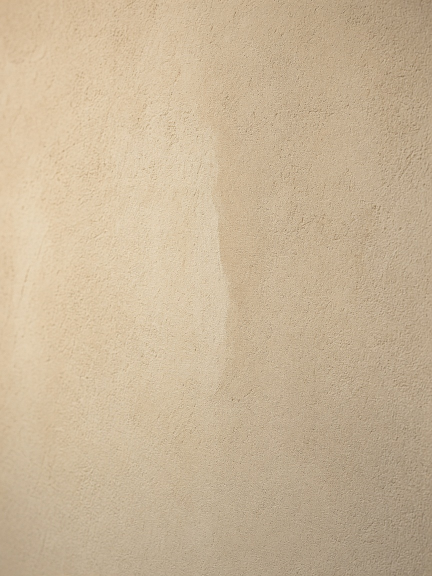
#> input picture hardware/render/materiali/intonaco-portico.jpg, 864 x 1152 px (shown at 1/2 size); its folder holds 6 pictures in this run
$ python componi.py
#> lines starting #> are read from the running program, lines starting #| are printed output that depends on the picture
#!/usr/bin/env python3
"""Fotogrammi del videocitofono, in scala con parametri.py.

Le texture sono fotografiche, lo schermo e' l'OLED vero, il vetro ha un
riflesso. Ogni foro, striscia e fessura nasce comunque da una quota: una
foto intera sposta la lente.

Le due foto schermata-*.jpg non si toccano: sono il display vero.

Uso, dalla cartella hardware:
    ../.venv-cad/bin/python render/componi.py
"""
from __future__ import annotations

import sys
from pathlib import Path

import numpy as np
from PIL import Image, ImageDraw, ImageEnhance, ImageFilter, ImageFont

sys.path.insert(0, str(Path(__file__).resolve().parents[1]))
import parametri as p  # noqa: E402

QUI = Path(__file__).resolve().parent
MAT = QUI / "materiali"

VETRO = (12, 12, 14)
FESSURA = (42, 36, 30)


# [11 lines left out: function carattere, not called in this run]


def _foto(nome: str) -> Image.Image:
    return Image.open(MAT / nome).convert("RGB")


def cover(im: Image.Image, w: int, h: int) -> Image.Image:
    src_w, src_h = im.size
    scala = max(w / src_w, h / src_h)
    nw, nh = max(w, round(src_w * scala)), max(h, round(src_h * scala))
    im = im.resize((nw, nh), Image.Resampling.LANCZOS)
    x = (nw - w) // 2
    y = (nh - h) // 2
    return im.crop((x, y, x + w, y + h))


def grano(im: Image.Image, seme: int, sigma: float = 3.2) -> Image.Image:
    rng = np.random.default_rng(seme)
    a = np.asarray(im).astype(np.float32)
    n = rng.normal(0, sigma, a.shape[:2])
    a += n[..., None]
    return Image.fromarray(np.clip(a, 0, 255).astype(np.uint8), "RGB")


def alza_intonaco(im: Image.Image) -> Image.Image:
    """L'intonaco non deve scendere sotto R 140, sennò la misura del vetro
    prende le crepe della parete per la fessura."""
    a = np.asarray(im).astype(np.float32)
    a = 145 + a * 0.42
    return Image.fromarray(np.clip(a, 0, 255).astype(np.uint8), "RGB")


def muro(w: int, h: int, notte: bool = False, malta: bool = False,
         seme: int = 1) -> Image.Image:
    nome = "malta-fresca.jpg" if malta else "intonaco-portico.jpg"
    im = alza_intonaco(cover(_foto(nome), w, h))
    if notte:
        a = np.asarray(im).astype(np.float32)
        a *= 0.11
        a[:, :, 0] *= 0.85
        a[:, :, 2] = np.clip(a[:, :, 2] * 1.15, 0, 255)
        im = Image.fromarray(np.clip(a, 0, 255).astype(np.uint8), "RGB")
    return grano(im, seme, 2.4 if not notte else 1.6)


# [13 lines left out: function bagliore, not called in this run]


class Piano:
    """x in mm dal centro del vetro, y in mm dal bordo inferiore."""

    # [13 lines left out: functions __init__, box, not called in this run]

    def rett(self, x, y, w, h, **kw):
        self.draw.rectangle(self.box(x, y, w, h), **kw)

    def tondo(self, x, y, w, h, r, **kw):
        self.draw.rounded_rectangle(self.box(x, y, w, h),
                                    radius=max(1, int(r * self.s)), **kw)

    def cerchio(self, x, y, d, **kw):
        self.draw.ellipse(self.box(x, y - d / 2, d, d), **kw)

    # [189 lines left out: functions texture, icona_nfc, schermo, ombra_contatto, disegna_vetro, bagliore_oled and 3 more, not called in this run]


def porta(im: Image.Image, x0: int) -> None:
    w, h = im.size
    legno = cover(_foto("porta-legno.jpg"), w - x0, h)
    legno = ImageEnhance.Color(legno).enhance(0.9)
    im.paste(legno, (x0, 0))
    d = ImageDraw.Draw(im)
    d.rectangle([x0, 0, x0 + 6, h], fill=(28, 18, 12))
    # Ombra della porta sull'intonaco.
    ombra = Image.new("L", (w, h), 0)
    ImageDraw.Draw(ombra).rectangle([x0 - 18, 0, x0, h], fill=180)
    ombra = ombra.filter(ImageFilter.GaussianBlur(10))
    a = np.asarray(im).astype(np.float32)
    k = np.asarray(ombra).astype(np.float32) / 255.0
    a *= (1 - 0.28 * k)[..., None]
    im.paste(Image.fromarray(np.clip(a, 0, 255).astype(np.uint8), "RGB"))


# [8 lines left out: function volto, not called in this run]


def scena_parete(w, h, s, modo, luce, notte, glow, porta_x, volto_sotto,
                 seme) -> Image.Image:
    im = muro(w, h, notte=notte, seme=seme)
    ox = w / 2 if porta_x is None else min(w / 2, porta_x - (p.VETRO_L / 2 + 28) * s)
    vetro_h = p.VETRO_H * s
    if volto_sotto:
        oy = h - 36
    else:
        oy = (h + vetro_h) / 2
    if glow:
        cx = ox
        cy = oy - (p.FINESTRA_DISPLAY_Y + p.FINESTRA_DISPLAY_H / 2) * s
        raggio = (400 if glow == "tutto" else 180) * s
        im = bagliore(im, cx, cy, raggio, 0.78 if glow == "tutto" else 0.50,
                      solo_sopra=(cy if glow == "volto" else None))
    if porta_x:
        porta(im, porta_x)
    if volto_sotto:
        r = int(62 * s)
        testa = int(oy - vetro_h - 18 * s - 0.55 * r)
        volto(im, int(ox), testa, r)
    piano = Piano(im, ox, oy, s)
    disegna_vetro(piano, modo, luce)
    return im


# [121 lines left out: functions corrugato, cassa_nel_muro, telaio, scena_instal, scorcio, salva, not called in this run]


def controlla() -> None:
    print("quote usate:")
    print(f"  vetro {p.VETRO_L:.0f} x {p.VETRO_H:.0f}  raggio {p.VETRO_RAGGIO:.0f}")
    print(f"  finestra {p.FINESTRA_DISPLAY_L:.2f} x {p.FINESTRA_DISPLAY_H:.2f}"
          f"  y {p.FINESTRA_DISPLAY_Y:.2f}")
    print(f"  ottica Ø{p.OTTICA_D:.0f} in ({p.CAMERA_X:.0f}, {p.OTTICA_Y:.0f})"
          f"   mic Ø{p.MICROFONO_D:.0f} in ({p.MICROFONO_X:.0f}, {p.MICROFONO_Y:.0f})")
    print(f"  nfc {p.NFC_ICONA_L:.1f} x {p.NFC_ICONA_H:.1f} in"
          f" ({p.NFC_X:.1f}, {p.NFC_Y:.0f})")
    print(f"  griglia {p.GRIGLIA_N} x {p.GRIGLIA_L:.0f} x {p.GRIGLIA_SPESSORE}"
          f"  y {p.GRIGLIA_Y:.0f} passo {p.GRIGLIA_PASSO}")
    print(f"  fessura {p.OMBRA_PERIMETRALE:.0f}   luce {p.LUCE_INTONACO_L:.0f} x"
          f" {p.LUCE_INTONACO_H:.0f}")
    print(f"  nicchia {p.FORO_MURO_L:.0f} x {p.FORO_MURO_H:.0f} x {p.FORO_MURO_PROF:.0f}")
    print(f"  cornice {p.CORNICE_L:.0f} x {p.CORNICE_H:.0f}   telaio"
          f" {p.TELAIO_L:.0f} x {p.TELAIO_H:.0f}")
    if abs(p.VETRO_L / p.VETRO_H - 100 / 240) > 1e-9:
        raise SystemExit("il vetro non e' 100 x 240")


def main() -> None:
    controlla()
    print("fotogrammi:")
    s = 4.5
    salva(scena_parete(1080, 1920, s, "riposo", 1, False, None, 900, False, 3),
          "func-1-giorno-riposo.jpg")
#> in _foto, returned value is the input picture: PIL image 864x1152 RGB; mean R, G, B 200.7, 180.8, 152
#> in cover, `src_w, src_h = im.size`: src_w = 864; src_h = 1152
#> in cover, `scala = max(w / src_w, h / src_h)`: scala = 1.67
#> in cover, `nw, nh = max(w, round(src_w * scala)), max(h, round(src_h * scala))`: nw = 1440; nh = 1920
#> in cover, `x = (nw - w) // 2`: x = 180
#> in cover, `y = (nh - h) // 2`: y = 0
#> in cover, `return im.crop((x, y, x + w, y + h))`:
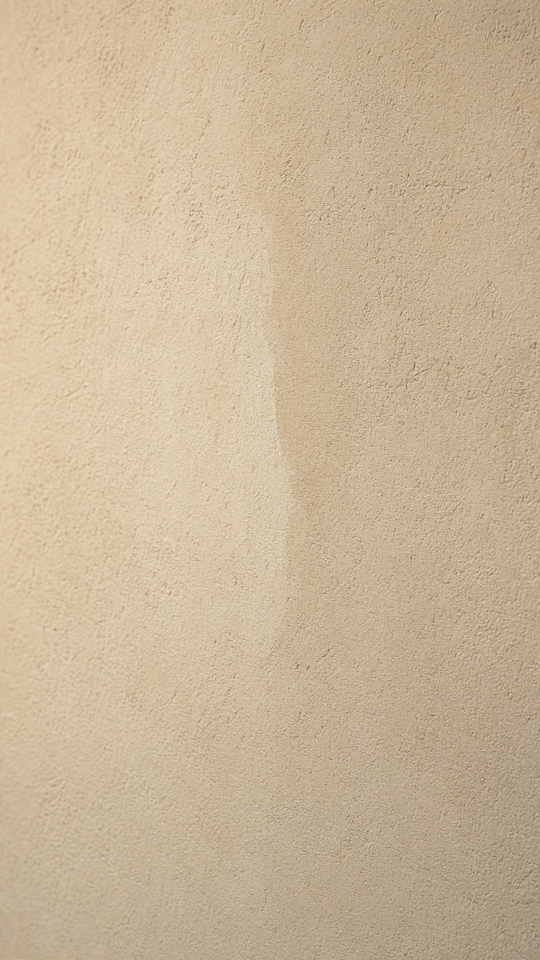
#> returned value: PIL image 1080x1920 RGB (shown at 1/2 size); mean R, G, B 201.8, 182, 153
#> in alza_intonaco, `a = 145 + a * 0.42`:
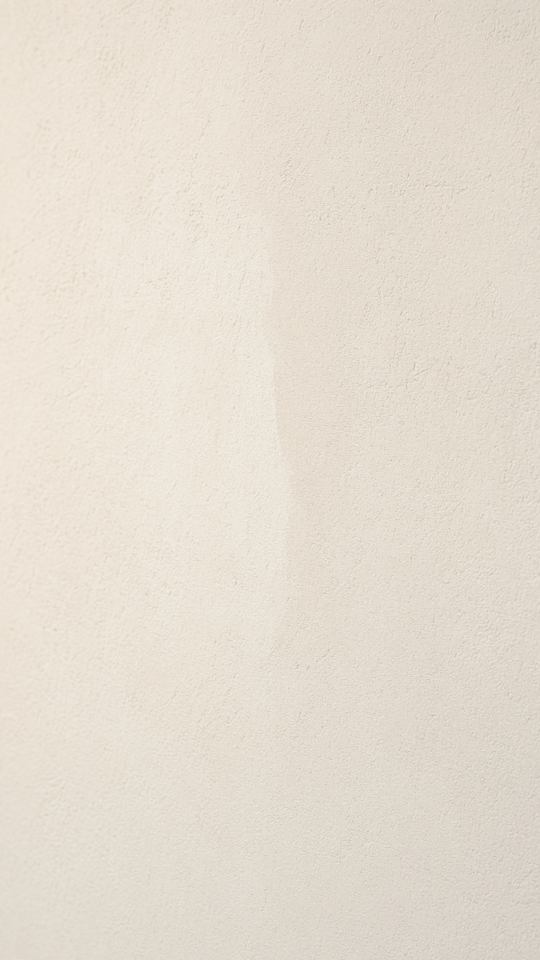
#> a: shape (1920, 1080, 3) float32 (shown at 1/2 size); mean R, G, B 228.6, 222.7, 209.1
#> in grano, `a += n[..., None]`:
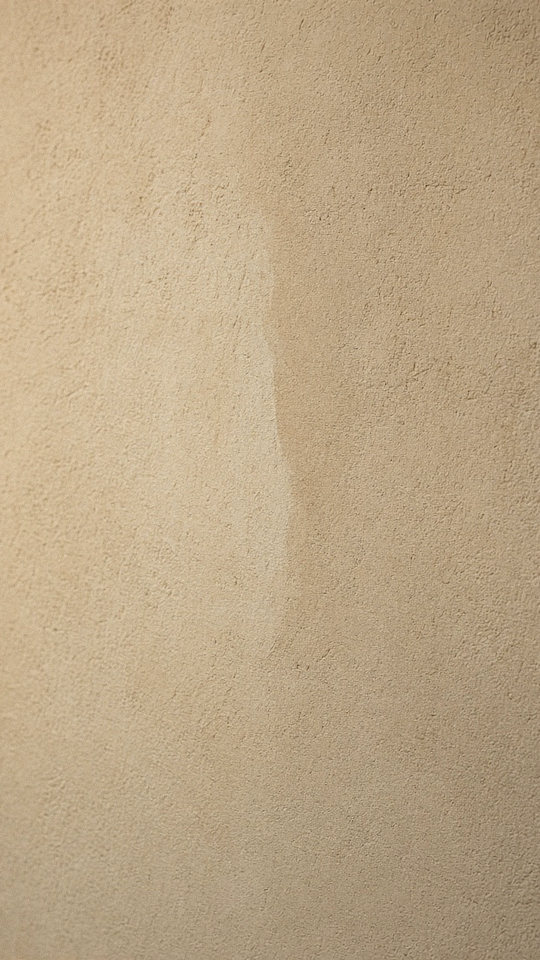
#> a: shape (1920, 1080, 3) float32 (shown at 1/2 size); mean R, G, B 228.5, 222.3, 208.4; drawn with min black and max white
    salva(scena_parete(1080, 1920, s, "chiamata", 1, False, None, 900, False, 5),
          "func-2-giorno-chiamata.jpg")
    salva(scena_parete(1080, 1920, s, "riposo", 1, True, "tutto", 900, False, 7),
          "func-3-notte-piena.jpg")
    salva(scena_parete(1080, 1920, s, "riposo", 0.20, True, None, 900, False, 9),
          "func-4-notte-attenuata.jpg")
    salva(scena_parete(1080, 1920, s, "riposo", 0.45, True, "volto", 900, True, 13),
          "func-5-notte-volto.jpg")

    salva(scena_parete(1080, 1440, 4.2, "riposo", 1, False, None, 860, False, 2),
          "fronte-a-muro.jpg")
    salva(scena_parete(900, 1680, 5.8, "riposo", 1, False, None, None, False, 1),
          "riposo-frontale.jpg")
    tre = scena_parete(1280, 1500, 4.6, "riposo", 1, False, None, None, False, 6)
    scorcio(tre, 980)
    salva(tre, "riposo-tre-quarti.jpg")

    s_i = 3.15
    for fase, nome in (("nicchia", "inst-1-nicchia.jpg"),
                       ("cassa", "inst-2-cassa.jpg"),
                       ("telaio", "inst-3-telaio.jpg"),
                       ("vetro", "inst-4-vetro.jpg"),
                       ("finito", "inst-5-finito.jpg")):
        salva(scena_instal(1440, 1080, s_i, fase), nome)
    verifica_pixel()


# [98 lines left out: function verifica_pixel, not called in this run]


if __name__ == "__main__":
#> (the run stopped early here; a loop or call above may not have finished)
